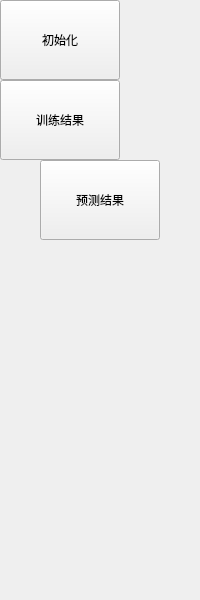
         <widget class="QWidget" name="fy_leftMenu" native="true">
          <property name="minimumSize">
           <size>
            <width>120</width>
            <height>600</height>
           </size>
          </property>
          <layout class="QVBoxLayout" name="verticalLayout">
           <property name="spacing">
            <number>0</number>
           </property>
           <property name="leftMargin">
            <number>0</number>
           </property>
           <property name="topMargin">
            <number>0</number>
           </property>
           <property name="rightMargin">
            <number>0</number>
           </property>
           <property name="bottomMargin">
            <number>0</number>
           </property>
           <item>
            <widget class="QWidget" name="widget_fy_init" native="true">
             <property name="minimumSize">
              <size>
               <width>120</width>
               <height>80</height>
              </size>
             </property>
             <layout class="QVBoxLayout" name="verticalLayout_19">
              <property name="spacing">
               <number>0</number>
              </property>
              <property name="leftMargin">
               <number>0</number>
              </property>
              <property name="topMargin">
               <number>0</number>
              </property>
              <property name="rightMargin">
               <number>0</number>
              </property>
              <property name="bottomMargin">
               <number>0</number>
              </property>
              <item>
               <widget class="QToolButton" name="btn_fy_init">
                <property name="minimumSize">
                 <size>
                  <width>120</width>
                  <height>80</height>
                 </size>
                </property>
                <property name="text">
                 <string>初始化</string>
                </property>
                <property name="toolButtonStyle">
                 <enum>Qt::ToolButtonTextUnderIcon</enum>
                </property>
               </widget>
              </item>
             </layout>
            </widget>
           </item>
           <item>
            <widget class="QWidget" name="widget_fy_train" native="true">
             <property name="minimumSize">
              <size>
               <width>120</width>
               <height>80</height>
              </size>
             </property>
             <layout class="QVBoxLayout" name="verticalLayout_18">
              <property name="spacing">
               <number>0</number>
              </property>
              <property name="leftMargin">
               <number>0</number>
              </property>
              <property name="topMargin">
               <number>0</number>
              </property>
              <property name="rightMargin">
               <number>0</number>
              </property>
              <property name="bottomMargin">
               <number>0</number>
              </property>
              <item>
               <widget class="QToolButton" name="btn_fy_train">
                <property name="minimumSize">
                 <size>
                  <width>120</width>
                  <height>80</height>
                 </size>
                </property>
                <property name="text">
                 <string>训练结果</string>
                </property>
                <property name="toolButtonStyle">
                 <enum>Qt::ToolButtonTextUnderIcon</enum>
                </property>
               </widget>
              </item>
             </layout>
            </widget>
           </item>
           <item>
            <widget class="QWidget" name="widget_fy_predict" native="true">
             <property name="minimumSize">
              <size>
               <width>120</width>
               <height>80</height>
              </size>
             </property>
             <layout class="QHBoxLayout" name="horizontalLayout_27">
              <property name="leftMargin">
               <number>0</number>
              </property>
              <property name="topMargin">
               <number>0</number>
              </property>
              <property name="rightMargin">
               <number>0</number>
              </property>
              <property name="bottomMargin">
               <number>0</number>
              </property>
              <item>
               <widget class="QToolButton" name="btn_fy_predict">
                <property name="minimumSize">
                 <size>
                  <width>120</width>
                  <height>80</height>
                 </size>
                </property>
                <property name="text">
                 <string>预测结果</string>
                </property>
                <property name="toolButtonStyle">
                 <enum>Qt::ToolButtonTextUnderIcon</enum>
                </property>
               </widget>
              </item>
             </layout>
            </widget>
           </item>
           <item>
            <spacer name="verticalSpacer_14">
             <property name="orientation">
              <enum>Qt::Vertical</enum>
             </property>
             <property name="sizeHint" stdset="0">
              <size>
               <width>20</width>
               <height>357</height>
              </size>
             </property>
            </spacer>
           </item>
          </layout>
         </widget>
